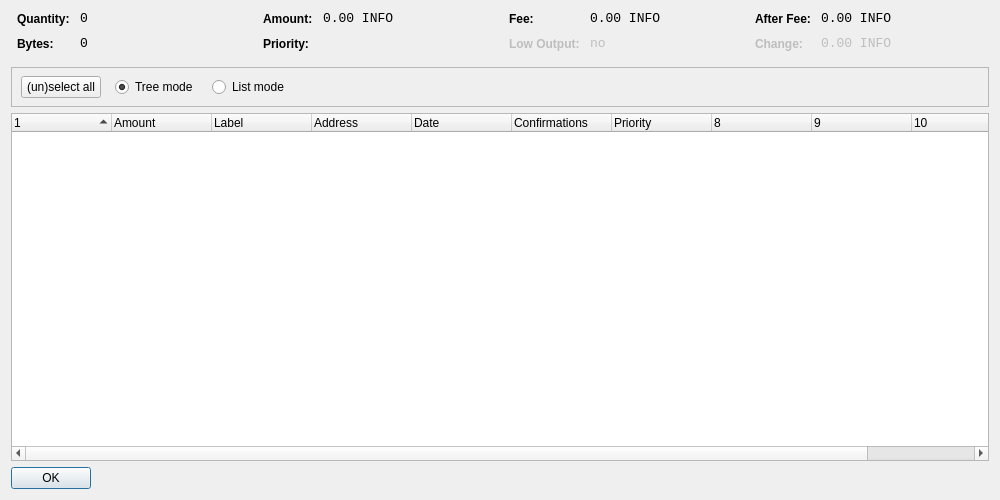
<?xml version="1.0" encoding="UTF-8"?>
<ui version="4.0">
 <class>CoinControlDialog</class>
 <widget class="QDialog" name="CoinControlDialog">
  <property name="geometry">
   <rect>
    <x>0</x>
    <y>0</y>
    <width>1000</width>
    <height>500</height>
   </rect>
  </property>
  <property name="windowTitle">
   <string>Coin Control</string>
  </property>
  <layout class="QVBoxLayout" name="verticalLayout">
   <item>
    <layout class="QHBoxLayout" name="horizontalLayoutTop" stretch="0,0,0,0">
     <property name="topMargin">
      <number>0</number>
     </property>
     <property name="bottomMargin">
      <number>10</number>
     </property>
     <item>
      <layout class="QFormLayout" name="formLayoutCoinControl1">
       <property name="horizontalSpacing">
        <number>10</number>
       </property>
       <property name="verticalSpacing">
        <number>10</number>
       </property>
       <property name="leftMargin">
        <number>6</number>
       </property>
       <property name="rightMargin">
        <number>6</number>
       </property>
       <item row="0" column="0">
        <widget class="QLabel" name="labelCoinControlQuantityText">
         <property name="styleSheet">
          <string notr="true">font-weight:bold;</string>
         </property>
         <property name="text">
          <string>Quantity:</string>
         </property>
        </widget>
       </item>
       <item row="0" column="1">
        <widget class="QLabel" name="labelCoinControlQuantity">
         <property name="font">
          <font>
           <family>Monospace</family>
           <pointsize>10</pointsize>
          </font>
         </property>
         <property name="cursor">
          <cursorShape>IBeamCursor</cursorShape>
         </property>
         <property name="contextMenuPolicy">
          <enum>Qt::ActionsContextMenu</enum>
         </property>
         <property name="text">
          <string notr="true">0</string>
         </property>
         <property name="textInteractionFlags">
          <set>Qt::LinksAccessibleByMouse|Qt::TextSelectableByKeyboard|Qt::TextSelectableByMouse</set>
         </property>
        </widget>
       </item>
       <item row="1" column="0">
        <widget class="QLabel" name="labelCoinControlBytesText">
         <property name="styleSheet">
          <string notr="true">font-weight:bold;</string>
         </property>
         <property name="text">
          <string>Bytes:</string>
         </property>
        </widget>
       </item>
       <item row="1" column="1">
        <widget class="QLabel" name="labelCoinControlBytes">
         <property name="font">
          <font>
           <family>Monospace</family>
           <pointsize>10</pointsize>
          </font>
         </property>
         <property name="cursor">
          <cursorShape>IBeamCursor</cursorShape>
         </property>
         <property name="contextMenuPolicy">
          <enum>Qt::ActionsContextMenu</enum>
         </property>
         <property name="text">
          <string notr="true">0</string>
         </property>
         <property name="textInteractionFlags">
          <set>Qt::LinksAccessibleByMouse|Qt::TextSelectableByKeyboard|Qt::TextSelectableByMouse</set>
         </property>
        </widget>
       </item>
      </layout>
     </item>
     <item>
      <layout class="QFormLayout" name="formLayoutCoinControl2">
       <property name="horizontalSpacing">
        <number>10</number>
       </property>
       <property name="verticalSpacing">
        <number>10</number>
       </property>
       <property name="leftMargin">
        <number>6</number>
       </property>
       <property name="rightMargin">
        <number>6</number>
       </property>
       <item row="0" column="0">
        <widget class="QLabel" name="labelCoinControlAmountText">
         <property name="styleSheet">
          <string notr="true">font-weight:bold;</string>
         </property>
         <property name="text">
          <string>Amount:</string>
         </property>
        </widget>
       </item>
       <item row="0" column="1">
        <widget class="QLabel" name="labelCoinControlAmount">
         <property name="font">
          <font>
           <family>Monospace</family>
           <pointsize>10</pointsize>
          </font>
         </property>
         <property name="cursor">
          <cursorShape>IBeamCursor</cursorShape>
         </property>
         <property name="contextMenuPolicy">
          <enum>Qt::ActionsContextMenu</enum>
         </property>
         <property name="text">
          <string notr="true">0.00 INFO</string>
         </property>
         <property name="textInteractionFlags">
          <set>Qt::LinksAccessibleByMouse|Qt::TextSelectableByKeyboard|Qt::TextSelectableByMouse</set>
         </property>
        </widget>
       </item>
       <item row="1" column="0">
        <widget class="QLabel" name="labelCoinControlPriorityText">
         <property name="styleSheet">
          <string notr="true">font-weight:bold;</string>
         </property>
         <property name="text">
          <string>Priority:</string>
         </property>
        </widget>
       </item>
       <item row="1" column="1">
        <widget class="QLabel" name="labelCoinControlPriority">
         <property name="font">
          <font>
           <family>Monospace</family>
           <pointsize>10</pointsize>
          </font>
         </property>
         <property name="cursor">
          <cursorShape>IBeamCursor</cursorShape>
         </property>
         <property name="contextMenuPolicy">
          <enum>Qt::ActionsContextMenu</enum>
         </property>
         <property name="text">
          <string/>
         </property>
         <property name="textInteractionFlags">
          <set>Qt::LinksAccessibleByMouse|Qt::TextSelectableByKeyboard|Qt::TextSelectableByMouse</set>
         </property>
        </widget>
       </item>
      </layout>
     </item>
     <item>
      <layout class="QFormLayout" name="formLayoutCoinControl3">
       <property name="horizontalSpacing">
        <number>10</number>
       </property>
       <property name="verticalSpacing">
        <number>10</number>
       </property>
       <property name="leftMargin">
        <number>6</number>
       </property>
       <property name="rightMargin">
        <number>6</number>
       </property>
       <item row="0" column="0">
        <widget class="QLabel" name="labelCoinControlFeeText">
         <property name="styleSheet">
          <string notr="true">font-weight:bold;</string>
         </property>
         <property name="text">
          <string>Fee:</string>
         </property>
        </widget>
       </item>
       <item row="0" column="1">
        <widget class="QLabel" name="labelCoinControlFee">
         <property name="font">
          <font>
           <family>Monospace</family>
           <pointsize>10</pointsize>
          </font>
         </property>
         <property name="cursor">
          <cursorShape>IBeamCursor</cursorShape>
         </property>
         <property name="contextMenuPolicy">
          <enum>Qt::ActionsContextMenu</enum>
         </property>
         <property name="text">
          <string notr="true">0.00 INFO</string>
         </property>
         <property name="textInteractionFlags">
          <set>Qt::LinksAccessibleByMouse|Qt::TextSelectableByKeyboard|Qt::TextSelectableByMouse</set>
         </property>
        </widget>
       </item>
       <item row="1" column="0">
        <widget class="QLabel" name="labelCoinControlLowOutputText">
         <property name="enabled">
          <bool>false</bool>
         </property>
         <property name="styleSheet">
          <string notr="true">font-weight:bold;</string>
         </property>
         <property name="text">
          <string>Low Output:</string>
         </property>
        </widget>
       </item>
       <item row="1" column="1">
        <widget class="QLabel" name="labelCoinControlLowOutput">
         <property name="enabled">
          <bool>false</bool>
         </property>
         <property name="font">
          <font>
           <family>Monospace</family>
           <pointsize>10</pointsize>
          </font>
         </property>
         <property name="cursor">
          <cursorShape>IBeamCursor</cursorShape>
         </property>
         <property name="contextMenuPolicy">
          <enum>Qt::ActionsContextMenu</enum>
         </property>
         <property name="text">
          <string notr="true">no</string>
         </property>
         <property name="textInteractionFlags">
          <set>Qt::LinksAccessibleByMouse|Qt::TextSelectableByKeyboard|Qt::TextSelectableByMouse</set>
         </property>
        </widget>
       </item>
      </layout>
     </item>
     <item>
      <layout class="QFormLayout" name="formLayoutCoinControl4">
       <property name="horizontalSpacing">
        <number>10</number>
       </property>
       <property name="verticalSpacing">
        <number>10</number>
       </property>
       <property name="leftMargin">
        <number>6</number>
       </property>
       <property name="rightMargin">
        <number>6</number>
       </property>
       <item row="0" column="0">
        <widget class="QLabel" name="labelCoinControlAfterFeeText">
         <property name="styleSheet">
          <string notr="true">font-weight:bold;</string>
         </property>
         <property name="text">
          <string>After Fee:</string>
         </property>
        </widget>
       </item>
       <item row="0" column="1">
        <widget class="QLabel" name="labelCoinControlAfterFee">
         <property name="font">
          <font>
           <family>Monospace</family>
           <pointsize>10</pointsize>
          </font>
         </property>
         <property name="cursor">
          <cursorShape>IBeamCursor</cursorShape>
         </property>
         <property name="contextMenuPolicy">
          <enum>Qt::ActionsContextMenu</enum>
         </property>
         <property name="text">
          <string notr="true">0.00 INFO</string>
         </property>
         <property name="textInteractionFlags">
          <set>Qt::LinksAccessibleByMouse|Qt::TextSelectableByKeyboard|Qt::TextSelectableByMouse</set>
         </property>
        </widget>
       </item>
       <item row="1" column="0">
        <widget class="QLabel" name="labelCoinControlChangeText">
         <property name="enabled">
          <bool>false</bool>
         </property>
         <property name="styleSheet">
          <string notr="true">font-weight:bold;</string>
         </property>
         <property name="text">
          <string>Change:</string>
         </property>
        </widget>
       </item>
       <item row="1" column="1">
        <widget class="QLabel" name="labelCoinControlChange">
         <property name="enabled">
          <bool>false</bool>
         </property>
         <property name="font">
          <font>
           <family>Monospace</family>
           <pointsize>10</pointsize>
          </font>
         </property>
         <property name="cursor">
          <cursorShape>IBeamCursor</cursorShape>
         </property>
         <property name="contextMenuPolicy">
          <enum>Qt::ActionsContextMenu</enum>
         </property>
         <property name="text">
          <string notr="true">0.00 INFO</string>
         </property>
         <property name="textInteractionFlags">
          <set>Qt::LinksAccessibleByMouse|Qt::TextSelectableByKeyboard|Qt::TextSelectableByMouse</set>
         </property>
        </widget>
       </item>
      </layout>
     </item>
    </layout>
   </item>
   <item>
    <widget class="QFrame" name="frame">
     <property name="minimumSize">
      <size>
       <width>0</width>
       <height>40</height>
      </size>
     </property>
     <property name="frameShape">
      <enum>QFrame::StyledPanel</enum>
     </property>
     <property name="frameShadow">
      <enum>QFrame::Sunken</enum>
     </property>
     <widget class="QWidget" name="horizontalLayoutWidget">
      <property name="geometry">
       <rect>
        <x>10</x>
        <y>0</y>
        <width>781</width>
        <height>41</height>
       </rect>
      </property>
      <layout class="QHBoxLayout" name="horizontalLayoutPanel" stretch="0,0,0,0">
       <property name="spacing">
        <number>14</number>
       </property>
       <item>
        <widget class="QPushButton" name="pushButtonSelectAll">
         <property name="sizePolicy">
          <sizepolicy hsizetype="Maximum" vsizetype="Fixed">
           <horstretch>0</horstretch>
           <verstretch>0</verstretch>
          </sizepolicy>
         </property>
         <property name="styleSheet">
          <string notr="true"/>
         </property>
         <property name="text">
          <string>(un)select all</string>
         </property>
        </widget>
       </item>
       <item>
        <widget class="QRadioButton" name="radioTreeMode">
         <property name="sizePolicy">
          <sizepolicy hsizetype="Maximum" vsizetype="Fixed">
           <horstretch>0</horstretch>
           <verstretch>0</verstretch>
          </sizepolicy>
         </property>
         <property name="text">
          <string>Tree mode</string>
         </property>
         <property name="checked">
          <bool>true</bool>
         </property>
        </widget>
       </item>
       <item>
        <widget class="QRadioButton" name="radioListMode">
         <property name="sizePolicy">
          <sizepolicy hsizetype="Maximum" vsizetype="Fixed">
           <horstretch>0</horstretch>
           <verstretch>0</verstretch>
          </sizepolicy>
         </property>
         <property name="text">
          <string>List mode</string>
         </property>
        </widget>
       </item>
       <item>
        <spacer name="horizontalSpacer">
         <property name="orientation">
          <enum>Qt::Horizontal</enum>
         </property>
         <property name="sizeHint" stdset="0">
          <size>
           <width>40</width>
           <height>20</height>
          </size>
         </property>
        </spacer>
       </item>
      </layout>
     </widget>
    </widget>
   </item>
   <item>
    <widget class="CoinControlTreeWidget" name="treeWidget">
     <property name="contextMenuPolicy">
      <enum>Qt::CustomContextMenu</enum>
     </property>
     <property name="sortingEnabled">
      <bool>false</bool>
     </property>
     <property name="columnCount">
      <number>11</number>
     </property>
     <attribute name="headerShowSortIndicator" stdset="0">
      <bool>true</bool>
     </attribute>
     <attribute name="headerStretchLastSection">
      <bool>false</bool>
     </attribute>
     <column>
      <property name="text">
       <string/>
      </property>
     </column>
     <column>
      <property name="text">
       <string>Amount</string>
      </property>
     </column>
     <column>
      <property name="text">
       <string>Label</string>
      </property>
     </column>
     <column>
      <property name="text">
       <string>Address</string>
      </property>
     </column>
     <column>
      <property name="text">
       <string>Date</string>
      </property>
     </column>
     <column>
      <property name="text">
       <string>Confirmations</string>
      </property>
      <property name="toolTip">
       <string>Confirmed</string>
      </property>
     </column>
     <column>
      <property name="text">
       <string>Priority</string>
      </property>
     </column>
     <column>
      <property name="text">
       <string/>
      </property>
     </column>
     <column>
      <property name="text">
       <string/>
      </property>
     </column>
     <column>
      <property name="text">
       <string/>
      </property>
     </column>
     <column>
      <property name="text">
       <string/>
      </property>
     </column>
    </widget>
   </item>
   <item>
    <widget class="QDialogButtonBox" name="buttonBox">
     <property name="sizePolicy">
      <sizepolicy hsizetype="Maximum" vsizetype="Fixed">
       <horstretch>0</horstretch>
       <verstretch>0</verstretch>
      </sizepolicy>
     </property>
     <property name="styleSheet">
      <string notr="true"/>
     </property>
     <property name="orientation">
      <enum>Qt::Horizontal</enum>
     </property>
     <property name="standardButtons">
      <set>QDialogButtonBox::Ok</set>
     </property>
    </widget>
   </item>
  </layout>
 </widget>
 <customwidgets>
  <customwidget>
   <class>CoinControlTreeWidget</class>
   <extends>QTreeWidget</extends>
   <header>coincontroltreewidget.h</header>
  </customwidget>
 </customwidgets>
 <resources/>
 <connections/>
</ui>
